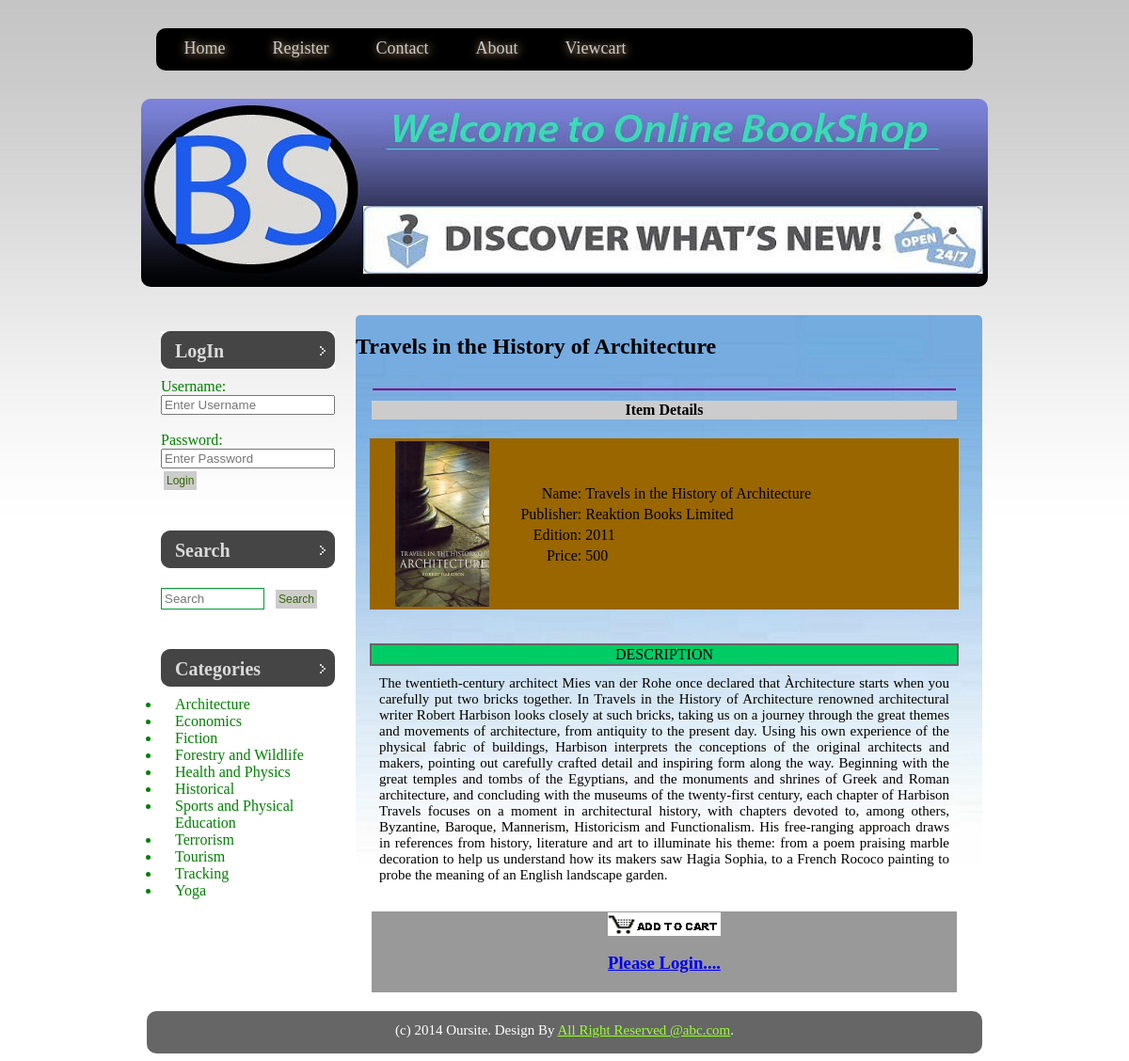
Screenshot of /detail.php?id=1 with the database file from the repository.
### tables this page shows
CREATE TABLE IF NOT EXISTS `books` (
  `id` int(4) NOT NULL AUTO_INCREMENT,
  `name` varchar(50) NOT NULL,
  `subcat` varchar(35) NOT NULL,
  `bdesc` longtext NOT NULL,
  `edition` varchar(10) NOT NULL,
  `publisher` varchar(35) NOT NULL,
  `price` int(5) NOT NULL,
  `img` longtext NOT NULL,
  `pdf` longtext NOT NULL,
  PRIMARY KEY (`id`)
);

CREATE TABLE IF NOT EXISTS `category` (
  `id` int(4) NOT NULL AUTO_INCREMENT,
  `cat_name` varchar(30) NOT NULL,
  PRIMARY KEY (`id`)
);

### includes/search.php (the view, shortened to what this page needs)
<ul>
	<li>
     <?php
		if(isset($_SESSION['status']))
		{
			echo '<h2>Hello:'.$_SESSION['unm'].'</h2>';
		}
		else
		{
    	echo'<form action="login_process.php" method="post">
				<h2> LogIn</h2>
        			<font color="green">Username:</font><br />
        			<input type="text" name="user" placeholder="Enter Username"/><br /><br />
			        <font color="green">Password:</font><br />
    	    		<input type="password" name="pass" placeholder="Enter Password"/><br />
			        <input type="submit" value="Login" class="x" />
        	</form>';
		}
		?>
    </li>
    <li class="search">
    <h2>Search</h2>
    <form action="search_result.php" method="get">
    <input type="text" name="s" class="s" placeholder="Search"/>
    <input type="submit" value="Search" class="x"/>
    </form>
    </li>
    <li>
    <h2>Categories</h2>
    <ul>
                    <?php
						$link=mysql_connect("localhost","root","")or die("Can't Connect...");
						$q="select * from category";
						$res=mysql_query($q,$link);
						while($row=mysql_fetch_assoc($res))
						{
							echo '<li class="cat"><a href="subcat.php?cat='.$row['id'].'&catnm='.$row['cat_name'].'">'.$row['cat_name'].'</a></li>';
						}
						?>
       </ul>
   </li>
</ul>

### detail.php (shortened to what this page needs)
<?php session_start();
	$link=mysql_connect("localhost","root","");
	$id=$_GET['id'];
	$q="select * from books where id=$id";
	$res=mysql_query($q,$link) or die("Can't Execute Query...");
	$row=mysql_fetch_assoc($res);
?>
<html xmlns="http://www.w3.org/1999/xhtml">
<head>
<link href="menu.css" rel="stylesheet" type="text/css">
</head>
<body>
<div>
<?php include("includes/menu.php");?>
</div>
<div class="logo-wrap">
	<div class="logo">
	</div>
</div>
<div class="page">
	<div class="content">
    <h2><?php echo $row['name'];?></h2>
		<div class="post">
			<?php
				echo '<table  width="100%">
				<tr>
				<td><hr color="purple"></td>
				</tr>
				<tr align="center" bgcolor="#CCCCCC">
				<td><b>Item Details</b></td>
				</tr>
				</table>
				<br>
				<table width="100%" bgcolor="#996600">
				<tr>
					<td width="15%" rowspan="3" align="center">
					<img src="'.$row['img'].'" width="100">
					</td>
				<tr>
					<td width="50%">
					<table width="100%" height="100%">
					<tr valign="top">
						<td align="right" width="15%">Name:</td>
						<td align="left">'.$row['name'].'</td>
					</tr>
					<tr>
						<td align="right">Publisher:</td>
						<td align="left">'.$row['publisher'].'</td>
					</tr>
					<tr>
						<td align="right">Edition:</td>
						<td align="left">'.$row['edition'].'</td>
					</tr>
					<tr>
						<td align="right">Price:</td>
						<td align="left">'.$row['price'].'</td>
					</tr>
					</table>
				</td>
			</tr>
		</table>
		<table width="100%" bgcolor="#666666">
<br><br>
		<tr align="center" bgcolor="#00CC66">
			<td>DESCRIPTION</td>
		</tr>
		</table><p>
		'.$row['bdesc'].'</p>
		<br>
		<table width="100%">
		<tr align="center" bgcolor="#999999">';
		if(isset($_SESSION['status']))
		{
			echo '<td><a href="processcart.php?nm='.$row['name'].'&cat='.$row['subcat'].'&rate='.$row['price'].'">
			<img src="images/addcart.jpg">
			</a></td>';
		}
		else
		{
			echo '<td><img src="images/addcart.jpg"><br>
			<a href="index.php"> <h3>Please Login....</h3></a>
			</td>';
		}
			echo '</tr>
			</table>';
			?>
		</div>
	</div>
<div class="sidebar">
<?php
	include("includes/search.php");
?>
</div>
</div>
<br>
<div class="footer">
<?php include("includes/footer.php");?>
</div>
</body>
</html>

### menu.css (style rules this page uses)
body { background:url(images/img01.jpg) repeat-x left top; }
.page { width:75%; margin: 0 auto; }
.content { float: right; width: 75%; background:url(images/images-35.jpeg) no-repeat; border-radius:5px; }
.post { font-family:"Times New Roman", Times, serif; padding:0 15px; margin-right:10px; }
p { font-size:15px; text-align:justify; margin:10px; }
.logo { width:900px; height:200px; margin:30px auto; background:url(images/bookshop.jpg) no-repeat left top;*/ background:#999999; border-radius:10px 10px 10px 10px; }
.sidebar { float:left; width:25%; }
.sidebar ul { margin:0; padding:0; list-style:none; }
.sidebar li { margin-bottom:40px; padding:0 15px; }
.sidebar li li { margin:0; padding-left:15px; }
.sidebar h2 { height:30px; padding:10px 0 0 15px; margin-bottom:10px; background:url(images/img2.jpg) no-repeat left top; font-size:20px; color:#DADADA; }
.search h2 { margin-bottom:20px; }
.s { width:110px; margin-right:5px; padding:3px; border:1px solid #093; }
.x { margin:3px; padding:3px; border:none; background:#CCC; font-size:12px; color:#360; }
.cat { color:green; list-style-type:disc; margin:2px; }
.cat a { text-decoration:none; color:green; }
.footer { background:#666666; width:75%; height:45px; border-radius:10px; margin:0 auto; }

### rows the page displays
books: name "Travels in the History of Architecture", img (picture), publisher "Reaktion Books Limited", edition "2011", price "500", bdesc "The twentieth-century architect Mies van der Rohe once declared that Àrchitecture starts when you carefully put two bricks together. In Travels in the History of Architecture renowned architectural writer Robert Harbison looks closely at such bricks, taking us on a journey through the great themes and movements of architecture, from antiquity to the present day. Using his own experience of the physical fabric of buildings, Harbison interprets the conceptions of the original architects and makers, pointing out carefully crafted detail and inspiring form along the way. Beginning with the great temples and tombs of the Egyptians, and the monuments and shrines of Greek and Roman architecture,…"
category: cat_name "Architecture"
category: cat_name "Economics"
category: cat_name "Fiction"
category: cat_name "Forestry and Wildlife"
category: cat_name "Health and Physics"
category: cat_name "Historical"
category: cat_name "Sports and Physical Education"
category: cat_name "Terrorism"
category: cat_name "Tourism"
category: cat_name "Tracking"
category: cat_name "Yoga"
